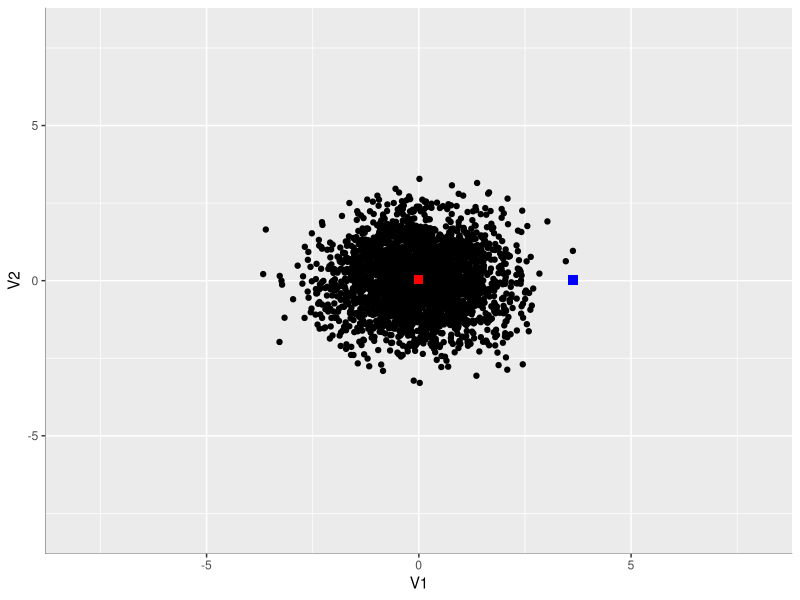
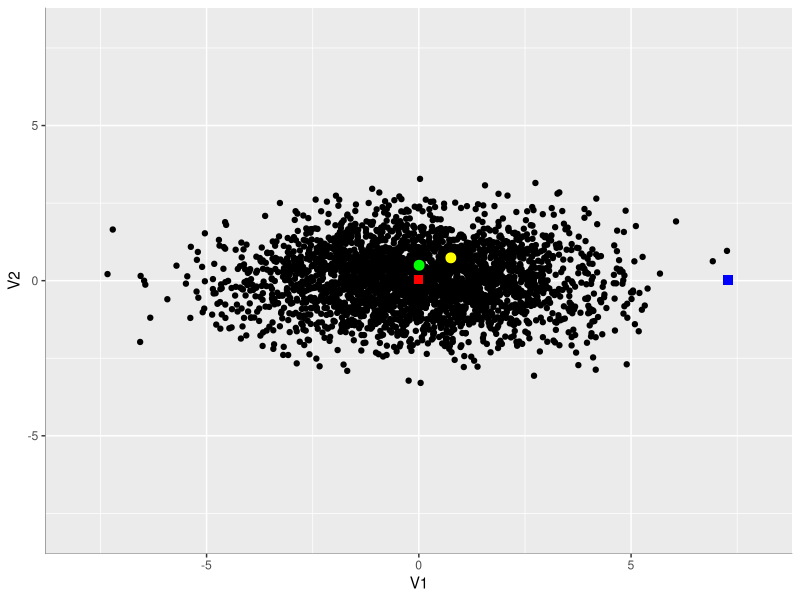
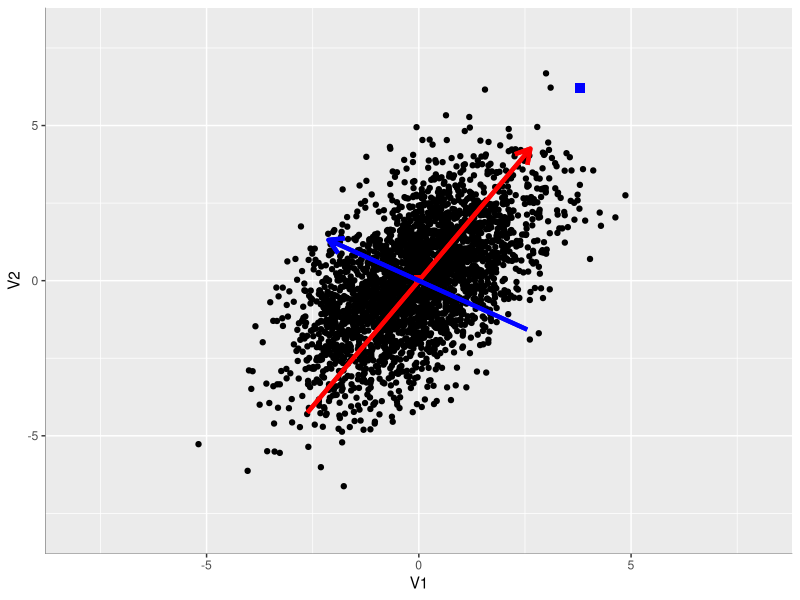
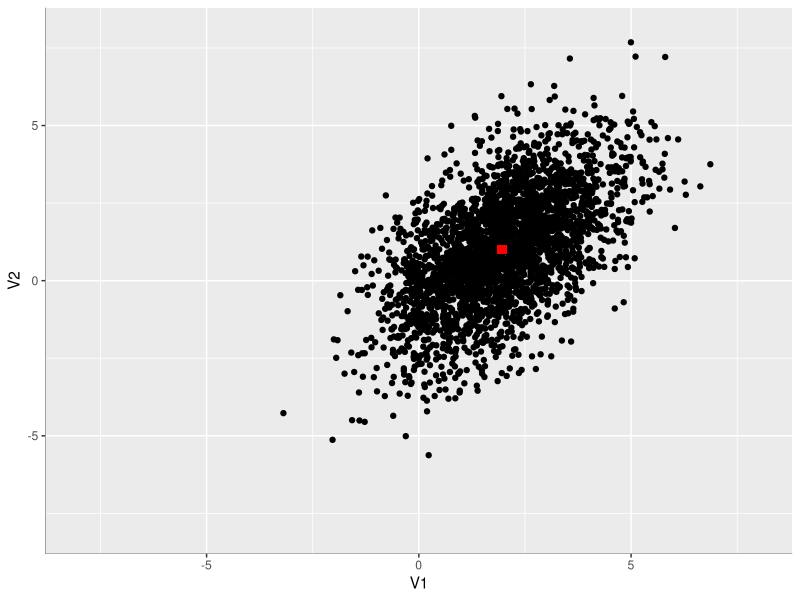

Write R code to recreate these figures, in order.
library(MASS)
library(ggplot2)

set.seed(4779)
dist <- as.data.frame(mvrnorm(3000, mu=c(0,0), Sigma=rbind(c(1, 0),
                                  c(0, 1) )))
cov(dist)
means <- as.data.frame(t(as.matrix(colMeans(dist))))
max <- dist[which(dist[,1]==max(dist[,1])),]

(dist_chart <-
  ggplot(dist, mapping  = aes(x = V1, y = V2))+
  geom_point()+
  scale_x_continuous(limits = c(-8, 8))+
  scale_y_continuous(limits = c(-8, 8))+
  theme( 
    axis.line = element_line(color = "black", 
                             size = .11, linetype = "solid"))+
  geom_point(means, mapping = aes(x= V1, y = V2), color = "red", shape = 15, size = 3)+
  geom_point(max, mapping = aes(x= V1, y = V2), color = "blue", shape = 15, size = 3))

# Agrandar la varianza

ag_var <- as.matrix(rbind(c(2, 0),c(0, 1)))

dim(dist) 
dim(ag_var)

dist2 <- as.data.frame(as.matrix(dist)%*%ag_var)
max2 <- as.data.frame(as.matrix(max)%*%ag_var) 

ggplot(dist2, mapping  = aes(x = V1, y = V2))+
  geom_point()+
  scale_x_continuous(limits = c(-8, 8))+
  scale_y_continuous(limits = c(-8, 8))+
  theme( 
    axis.line = element_line(color = "black", 
                             size = .11, linetype = "solid"))+
  geom_point(means, mapping = aes(x= V1, y = V2), color = "red", shape = 15, size = 3)+
  geom_point(max2, mapping = aes(x= V1, y = V2), color = "blue", shape = 15, size = 3)+
  geom_point(subset(dist2, rownames(dist2)=="1265" ), mapping  = aes(x = V1, y = V2), color = "yellow", size = 3 )+
  geom_point(subset(dist2, rownames(dist2)=="1000" ), mapping  = aes(x = V1, y = V2), color = "green", size = 3 )




cov(dist2)


# Rotar
angle = 45
rot <- as.matrix(rbind(c(cos(angle), sin(angle)),c(-sin(angle), cos(angle))))


dim(dist2) 
dim(rot)

dist3 <- as.data.frame(as.matrix(dist2)%*%rot)
max3 <- as.data.frame(as.matrix(max2)%*%rot)

rot <- as.data.frame(rot)



  ggplot(dist3, mapping  = aes(x = V1, y = V2))+
  geom_point()+
  scale_x_continuous(limits = c(-8, 8))+
  scale_y_continuous(limits = c(-8, 8))+
  theme( 
    axis.line = element_line(color = "black", 
                             size = .11, linetype = "solid"))+
  geom_point(means, mapping = aes(x= V1, y = V2), color = "red", shape = 15, size = 3)+
  geom_point(max3, mapping = aes(x= V1, y = V2), color = "blue", shape = 15, size = 3)+
  geom_segment(aes(x = V1[1]*-5, y = V2[1]*-5, xend = V1[1]*5, yend = V2[1]*5), size = 1.5, data = rot, color = "red", arrow = arrow(length = unit(0.03, "npc")))+
  geom_segment(aes(x = V1[2]*-3, y = V2[2]*-3, xend = V1[2]*2.5, yend = V2[2]*2.5), size = 1.5, data = rot, color = "blue", arrow = arrow(length = unit(0.03, "npc")))
  
    
eigen(cov(dist3))


# Cambiar media

(shift <- matrix(c(2,1), nrow = nrow(dist3), ncol = 2, byrow = T))
dist4 <- dist3 + shift
max4 <- max3 + shift
means4 <- as.data.frame(t(as.matrix(colMeans(dist4))))

ggplot(dist4, mapping  = aes(x = V1, y = V2))+
  geom_point()+
  scale_x_continuous(limits = c(-8, 8))+
  scale_y_continuous(limits = c(-8, 8))+
  theme( 
    axis.line = element_line(color = "black", 
                             size = .11, linetype = "solid"))+
  geom_point(means4, mapping = aes(x= V1, y = V2), color = "red", shape = 15, size = 3)+
  geom_point(max4, mapping = aes(x= V1, y = V2), color = "blue", shape = 15, size = 3)

round(cov(dist4),2)
round(cov(dist3),2)
round(cov(dist2),2)
round(cov(dist),2)

round(cor(dist4),2)
round(cor(dist3),2) # Tras la rotacion la correlacion es .57 o 1 Radian
round(cor(dist2),2)
round(cor(dist),2)


eig <- eigen(cov(dist3))

# La transformación operada es una de rotacion, definida por los autovectores y otra de escalado, definida por la raiz de los autovalores

R = t(eig$vectors)
V = diag(eig$values)
S = sqrt(V)

trans = S%*%R

dist_bis <- as.data.frame(as.matrix(dist)%*%trans)

dist_bis_chart <-
  ggplot(dist_bis, mapping  = aes(x = V1, y = V2))+
  geom_point()+
  scale_x_continuous(limits = c(-8, 8))+
  scale_y_continuous(limits = c(-8, 8))+
  theme( 
    axis.line = element_line(color = "black", 
                             size = .11, linetype = "solid"))


# Las puedo aplicar por separado tambien y debe dar igual

a <- as.matrix(dist)%*%S
b <- as.data.frame(a%*%R)


b_chart <- ggplot(dist_bis, mapping  = aes(x = V1, y = V2))+
  geom_point()+
  scale_x_continuous(limits = c(-8, 8))+
  scale_y_continuous(limits = c(-8, 8))+
  theme( 
    axis.line = element_line(color = "black", 
                             size = .11, linetype = "solid"))




# Y La matriz de covarianza es esta transformación por su traspuesta

solve(R)%*%S%*%S%*%R # RSS(R**-1)
solve(R)%*%V%*%R # RV(R**-1)

cov(dist3) == cov(dist4) # La translacion por cambio de media no altera la matriz de covarianza

det(V)
det(V) == prod(diag(V)) # Determinante de los autovalores es igual a su traza y es el crecimiento del volumen al escalar

det(R) # Determinante de los autovectores es 1, pues solo rota, no escala


cov(dist)
cov(dist2)
eigen(cov(dist3))$values # Al rotar la varianza queda capturada en el autovalor, pues es la misma varianza de antes pero sobre el eje rotado por el autovector

# Veo qué da PCA
pca <- prcomp(dist4, center = T)

pca[[2]] # Los autovectores coinciden con la rotacion (el primer eje invertido de signo)
rot
R

pca[[1]] # El desvio estandar de los ejes es la matriz de escalado
diag(S) 

summary(pca) # La proporcion de la varianza es 1 a 4, el doble de lo que se escaló
round(V/sum(diag(V)),4)


# Verifico que los autovectores son ortogonales entre sí
# https://www.wikihow.com/Find-the-Angle-Between-Two-Vectors

rad2deg <- function(rad) {(rad * 180) / (pi)}

rad2deg(acos(sum(rot[1,]*rot[2,])/(sum(rot[1,]**2)*sum(rot[2,]**2))))

